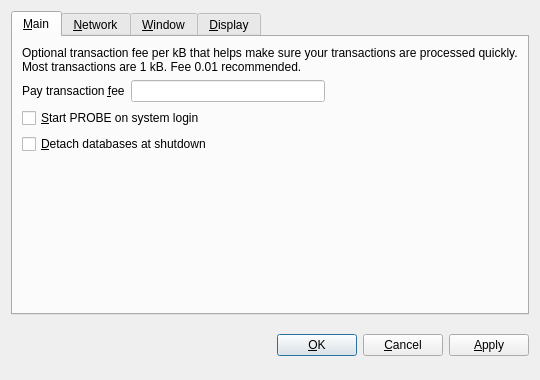
<?xml version="1.0" encoding="UTF-8"?>
<ui version="4.0">
 <class>OptionsDialog</class>
 <widget class="QDialog" name="OptionsDialog">
  <property name="geometry">
   <rect>
    <x>0</x>
    <y>0</y>
    <width>540</width>
    <height>380</height>
   </rect>
  </property>
  <property name="windowTitle">
   <string>Options</string>
  </property>
  <property name="modal">
   <bool>true</bool>
  </property>
  <layout class="QVBoxLayout" name="verticalLayout">
   <item>
    <widget class="QTabWidget" name="tabWidget">
     <property name="tabPosition">
      <enum>QTabWidget::North</enum>
     </property>
     <property name="currentIndex">
      <number>0</number>
     </property>
     <widget class="QWidget" name="tabMain">
      <attribute name="title">
       <string>&amp;Main</string>
      </attribute>
      <layout class="QVBoxLayout" name="verticalLayout_Main">
       <item>
        <widget class="QLabel" name="transactionFeeInfoLabel">
         <property name="text">
          <string>Optional transaction fee per kB that helps make sure your transactions are processed quickly. Most transactions are 1 kB. Fee 0.01 recommended.</string>
         </property>
         <property name="textFormat">
          <enum>Qt::PlainText</enum>
         </property>
         <property name="wordWrap">
          <bool>true</bool>
         </property>
        </widget>
       </item>
       <item>
        <layout class="QHBoxLayout" name="horizontalLayout_Main">
         <item>
          <widget class="QLabel" name="transactionFeeLabel">
           <property name="text">
            <string>Pay transaction &amp;fee</string>
           </property>
           <property name="textFormat">
            <enum>Qt::PlainText</enum>
           </property>
           <property name="buddy">
            <cstring>transactionFee</cstring>
           </property>
          </widget>
         </item>
         <item>
          <widget class="BitcoinAmountField" name="transactionFee">
           <property name="styleSheet">
            <string notr="true">background-color:#ffffff;color:#000000;</string>
           </property>
          </widget>
         </item>
         <item>
          <spacer name="horizontalSpacer_Main">
           <property name="orientation">
            <enum>Qt::Horizontal</enum>
           </property>
           <property name="sizeHint" stdset="0">
            <size>
             <width>40</width>
             <height>20</height>
            </size>
           </property>
          </spacer>
         </item>
        </layout>
       </item>
       <item>
        <widget class="QCheckBox" name="bitcoinAtStartup">
         <property name="toolTip">
          <string>Automatically start PROBE after logging in to the system.</string>
         </property>
         <property name="text">
          <string>&amp;Start PROBE on system login</string>
         </property>
        </widget>
       </item>
       <item>
        <widget class="QCheckBox" name="detachDatabases">
         <property name="toolTip">
          <string>Detach block and address databases at shutdown. This means they can be moved to another data directory, but it slows down shutdown. The wallet is always detached.</string>
         </property>
         <property name="text">
          <string>&amp;Detach databases at shutdown</string>
         </property>
        </widget>
       </item>
       <item>
        <spacer name="verticalSpacer_Main">
         <property name="orientation">
          <enum>Qt::Vertical</enum>
         </property>
         <property name="sizeHint" stdset="0">
          <size>
           <width>20</width>
           <height>40</height>
          </size>
         </property>
        </spacer>
       </item>
      </layout>
     </widget>
     <widget class="QWidget" name="tabNetwork">
      <attribute name="title">
       <string>&amp;Network</string>
      </attribute>
      <layout class="QVBoxLayout" name="verticalLayout_Network">
       <item>
        <widget class="QCheckBox" name="mapPortUpnp">
         <property name="toolTip">
          <string>Automatically open the MintCoin client port on the router. This only works when your router supports UPnP and it is enabled.</string>
         </property>
         <property name="text">
          <string>Map port using &amp;UPnP</string>
         </property>
        </widget>
       </item>
       <item>
        <widget class="QCheckBox" name="connectSocks">
         <property name="toolTip">
          <string>Connect to the MintCoin network through a SOCKS proxy (e.g. when connecting through Tor).</string>
         </property>
         <property name="text">
          <string>&amp;Connect through SOCKS proxy:</string>
         </property>
        </widget>
       </item>
       <item>
        <layout class="QHBoxLayout" name="horizontalLayout_Network">
         <item>
          <widget class="QLabel" name="proxyIpLabel">
           <property name="text">
            <string>Proxy &amp;IP:</string>
           </property>
           <property name="textFormat">
            <enum>Qt::PlainText</enum>
           </property>
           <property name="buddy">
            <cstring>proxyIp</cstring>
           </property>
          </widget>
         </item>
         <item>
          <widget class="QValidatedLineEdit" name="proxyIp">
           <property name="maximumSize">
            <size>
             <width>140</width>
             <height>16777215</height>
            </size>
           </property>
           <property name="toolTip">
            <string>IP address of the proxy (e.g. 127.0.0.1)</string>
           </property>
          </widget>
         </item>
         <item>
          <widget class="QLabel" name="proxyPortLabel">
           <property name="text">
            <string>&amp;Port:</string>
           </property>
           <property name="textFormat">
            <enum>Qt::PlainText</enum>
           </property>
           <property name="buddy">
            <cstring>proxyPort</cstring>
           </property>
          </widget>
         </item>
         <item>
          <widget class="QLineEdit" name="proxyPort">
           <property name="maximumSize">
            <size>
             <width>55</width>
             <height>16777215</height>
            </size>
           </property>
           <property name="toolTip">
            <string>Port of the proxy (e.g. 9050)</string>
           </property>
          </widget>
         </item>
         <item>
          <widget class="QLabel" name="socksVersionLabel">
           <property name="text">
            <string>SOCKS &amp;Version:</string>
           </property>
           <property name="textFormat">
            <enum>Qt::PlainText</enum>
           </property>
           <property name="buddy">
            <cstring>socksVersion</cstring>
           </property>
          </widget>
         </item>
         <item>
          <widget class="QValueComboBox" name="socksVersion">
           <property name="toolTip">
            <string>SOCKS version of the proxy (e.g. 5)</string>
           </property>
          </widget>
         </item>
         <item>
          <spacer name="horizontalSpacer_Network">
           <property name="orientation">
            <enum>Qt::Horizontal</enum>
           </property>
           <property name="sizeHint" stdset="0">
            <size>
             <width>40</width>
             <height>20</height>
            </size>
           </property>
          </spacer>
         </item>
        </layout>
       </item>
       <item>
        <spacer name="verticalSpacer_Network">
         <property name="orientation">
          <enum>Qt::Vertical</enum>
         </property>
         <property name="sizeHint" stdset="0">
          <size>
           <width>20</width>
           <height>40</height>
          </size>
         </property>
        </spacer>
       </item>
      </layout>
     </widget>
     <widget class="QWidget" name="tabWindow">
      <attribute name="title">
       <string>&amp;Window</string>
      </attribute>
      <layout class="QVBoxLayout" name="verticalLayout_Window">
       <item>
        <widget class="QCheckBox" name="minimizeToTray">
         <property name="toolTip">
          <string>Show only a tray icon after minimizing the window.</string>
         </property>
         <property name="text">
          <string>&amp;Minimize to the tray instead of the taskbar</string>
         </property>
        </widget>
       </item>
       <item>
        <widget class="QCheckBox" name="minimizeOnClose">
         <property name="toolTip">
          <string>Minimize instead of exit the application when the window is closed. When this option is enabled, the application will be closed only after selecting Quit in the menu.</string>
         </property>
         <property name="text">
          <string>M&amp;inimize on close</string>
         </property>
        </widget>
       </item>
       <item>
        <spacer name="verticalSpacer_Window">
         <property name="orientation">
          <enum>Qt::Vertical</enum>
         </property>
         <property name="sizeHint" stdset="0">
          <size>
           <width>20</width>
           <height>40</height>
          </size>
         </property>
        </spacer>
       </item>
      </layout>
     </widget>
     <widget class="QWidget" name="tabDisplay">
      <attribute name="title">
       <string>&amp;Display</string>
      </attribute>
      <layout class="QVBoxLayout" name="verticalLayout_Display">
       <item>
        <layout class="QHBoxLayout" name="horizontalLayout_1_Display">
         <item>
          <widget class="QLabel" name="langLabel">
           <property name="text">
            <string>User Interface &amp;language:</string>
           </property>
           <property name="textFormat">
            <enum>Qt::PlainText</enum>
           </property>
           <property name="buddy">
            <cstring>lang</cstring>
           </property>
          </widget>
         </item>
         <item>
          <widget class="QValueComboBox" name="lang">
           <property name="toolTip">
            <string>The user interface language can be set here. This setting will take effect after restarting MintCoin.</string>
           </property>
          </widget>
         </item>
        </layout>
       </item>
       <item>
        <layout class="QHBoxLayout" name="horizontalLayout_2_Display">
         <item>
          <widget class="QLabel" name="unitLabel">
           <property name="text">
            <string>&amp;Unit to show amounts in:</string>
           </property>
           <property name="textFormat">
            <enum>Qt::PlainText</enum>
           </property>
           <property name="buddy">
            <cstring>unit</cstring>
           </property>
          </widget>
         </item>
         <item>
          <widget class="QValueComboBox" name="unit">
           <property name="toolTip">
            <string>Choose the default subdivision unit to show in the interface and when sending coins.</string>
           </property>
          </widget>
         </item>
        </layout>
       </item>
       <item>
        <widget class="QCheckBox" name="displayAddresses">
         <property name="toolTip">
          <string>Whether to show MintCoin addresses in the transaction list or not.</string>
         </property>
         <property name="text">
          <string>&amp;Display addresses in transaction list</string>
         </property>
        </widget>
       </item>
       <item>
        <spacer name="verticalSpacer_Display">
         <property name="orientation">
          <enum>Qt::Vertical</enum>
         </property>
         <property name="sizeHint" stdset="0">
          <size>
           <width>20</width>
           <height>40</height>
          </size>
         </property>
        </spacer>
       </item>
      </layout>
     </widget>
    </widget>
   </item>
   <item>
    <layout class="QHBoxLayout" name="horizontalLayout_Buttons">
     <item>
      <spacer name="horizontalSpacer_1">
       <property name="orientation">
        <enum>Qt::Horizontal</enum>
       </property>
       <property name="sizeHint" stdset="0">
        <size>
         <width>40</width>
         <height>48</height>
        </size>
       </property>
      </spacer>
     </item>
     <item>
      <widget class="QLabel" name="statusLabel">
       <property name="font">
        <font>
         <weight>75</weight>
         <bold>true</bold>
        </font>
       </property>
       <property name="text">
        <string/>
       </property>
       <property name="textFormat">
        <enum>Qt::PlainText</enum>
       </property>
       <property name="wordWrap">
        <bool>true</bool>
       </property>
      </widget>
     </item>
     <item>
      <spacer name="horizontalSpacer_2">
       <property name="orientation">
        <enum>Qt::Horizontal</enum>
       </property>
       <property name="sizeHint" stdset="0">
        <size>
         <width>40</width>
         <height>48</height>
        </size>
       </property>
      </spacer>
     </item>
     <item>
      <widget class="QPushButton" name="okButton">
       <property name="text">
        <string>&amp;OK</string>
       </property>
      </widget>
     </item>
     <item>
      <widget class="QPushButton" name="cancelButton">
       <property name="text">
        <string>&amp;Cancel</string>
       </property>
       <property name="autoDefault">
        <bool>false</bool>
       </property>
      </widget>
     </item>
     <item>
      <widget class="QPushButton" name="applyButton">
       <property name="text">
        <string>&amp;Apply</string>
       </property>
       <property name="autoDefault">
        <bool>false</bool>
       </property>
      </widget>
     </item>
    </layout>
   </item>
  </layout>
 </widget>
 <customwidgets>
  <customwidget>
   <class>QValidatedLineEdit</class>
   <extends>QLineEdit</extends>
   <header>qvalidatedlineedit.h</header>
  </customwidget>
  <customwidget>
   <class>BitcoinAmountField</class>
   <extends>QLineEdit</extends>
   <header>bitcoinamountfield.h</header>
   <container>1</container>
  </customwidget>
  <customwidget>
   <class>QValueComboBox</class>
   <extends>QComboBox</extends>
   <header>qvaluecombobox.h</header>
  </customwidget>
 </customwidgets>
 <resources/>
 <connections/>
</ui>
